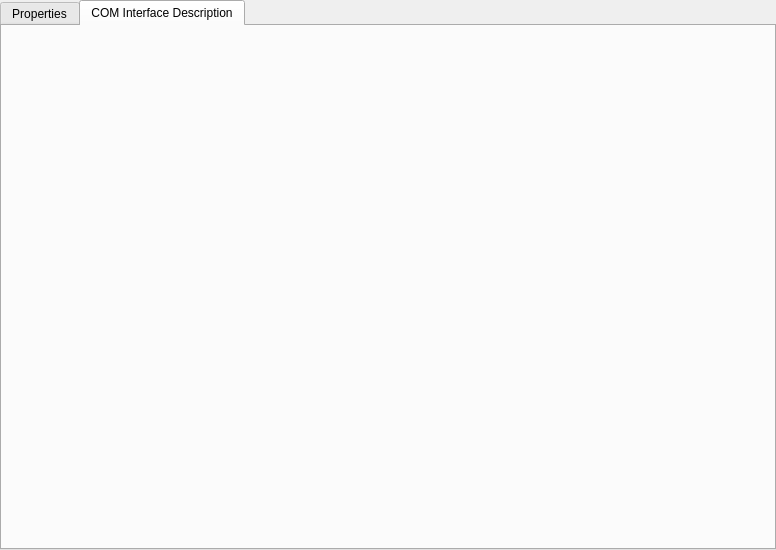
<?xml version="1.0" encoding="UTF-8"?>
<ui version="4.0">
 <class>C_SdBueBusEditWidget</class>
 <widget class="QWidget" name="C_SdBueBusEditWidget">
  <property name="geometry">
   <rect>
    <x>0</x>
    <y>0</y>
    <width>776</width>
    <height>550</height>
   </rect>
  </property>
  <property name="focusPolicy">
   <enum>Qt::ClickFocus</enum>
  </property>
  <property name="windowTitle">
   <string>Form</string>
  </property>
  <layout class="QVBoxLayout" name="verticalLayout">
   <property name="spacing">
    <number>0</number>
   </property>
   <property name="leftMargin">
    <number>0</number>
   </property>
   <property name="topMargin">
    <number>0</number>
   </property>
   <property name="rightMargin">
    <number>0</number>
   </property>
   <property name="bottomMargin">
    <number>0</number>
   </property>
   <item>
    <layout class="QVBoxLayout" name="pc_VerticalLayout">
     <item>
      <widget class="stw_opensyde_gui_elements::C_OgeTawPageNavi" name="pc_TabWidgetPageNavi">
       <property name="currentIndex">
        <number>1</number>
       </property>
       <widget class="QWidget" name="pc_TabProperties">
        <attribute name="title">
         <string>Properties</string>
        </attribute>
        <layout class="QGridLayout" name="gridLayout">
         <property name="leftMargin">
          <number>20</number>
         </property>
         <property name="topMargin">
          <number>36</number>
         </property>
         <property name="rightMargin">
          <number>0</number>
         </property>
         <property name="bottomMargin">
          <number>3</number>
         </property>
         <property name="spacing">
          <number>0</number>
         </property>
         <item row="0" column="0">
          <layout class="QVBoxLayout" name="pc_TabPropertiesLayout"/>
         </item>
        </layout>
       </widget>
       <widget class="QWidget" name="pc_TabCommMessages">
        <attribute name="title">
         <string>COM Interface Description</string>
        </attribute>
        <layout class="QGridLayout" name="gridLayout_2">
         <property name="leftMargin">
          <number>11</number>
         </property>
         <property name="topMargin">
          <number>30</number>
         </property>
         <property name="rightMargin">
          <number>0</number>
         </property>
         <property name="bottomMargin">
          <number>0</number>
         </property>
         <property name="spacing">
          <number>0</number>
         </property>
         <item row="0" column="0">
          <layout class="QVBoxLayout" name="pc_TabCommMessagesLayout"/>
         </item>
        </layout>
       </widget>
      </widget>
     </item>
    </layout>
   </item>
  </layout>
 </widget>
 <customwidgets>
  <customwidget>
   <class>stw_opensyde_gui_elements::C_OgeTawPageNavi</class>
   <extends>QTabWidget</extends>
   <header>C_OgeTawPageNavi.h</header>
   <container>1</container>
  </customwidget>
 </customwidgets>
 <resources/>
 <connections/>
</ui>
